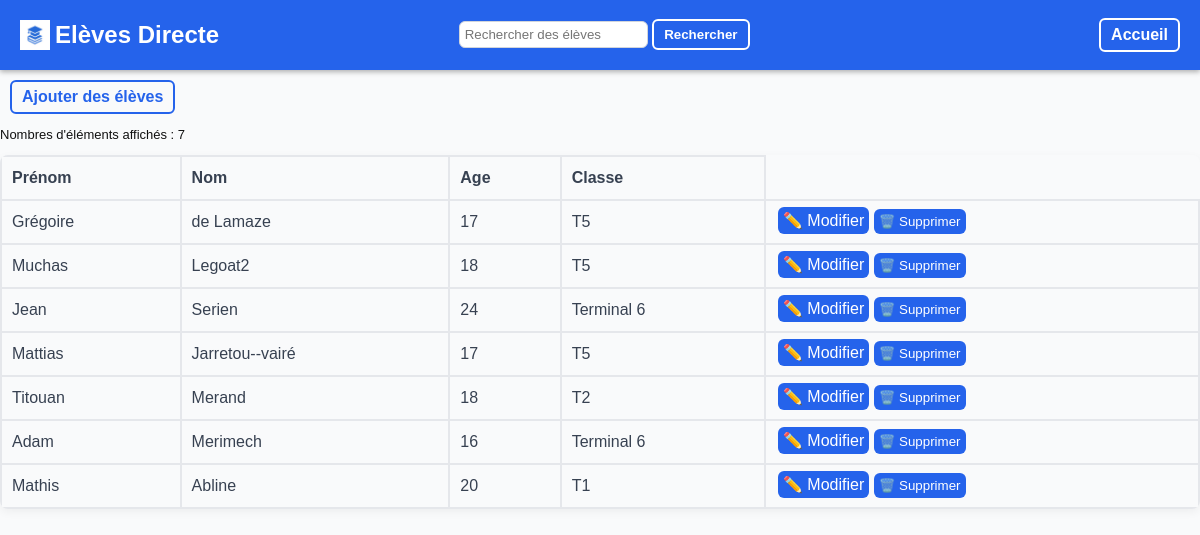
/eleve/liste, run on the app's committed database.
### tables this page shows
CREATE TABLE Eleve (
    Id INTEGER PRIMARY KEY AUTOINCREMENT,
    Prenom TEXT NOT NULL,
    Nom TEXT NOT NULL,
    Date_de_Naissance DATE NOT NULL,
    Id_Classe INTEGER,
    FOREIGN KEY (Id_Classe)
        REFERENCES Classe(Id)
        ON DELETE CASCADE
        ON UPDATE CASCADE
    );

CREATE TABLE Classe (
    Id INTEGER PRIMARY KEY AUTOINCREMENT,
    Nom TEXT NOT NULL,
    Nom_Lycee TEXT NOT NULL,
    Id_Professeur INTEGER NOT NULL, 
    FOREIGN KEY (Id_Professeur)
        REFERENCES Professeur(Id)
        ON DELETE CASCADE
        ON UPDATE CASCADE
    );

### Backend.py (the view, shortened to what this page needs)
@app.route('/eleve/liste', methods=["POST","GET"])
def liste_eleve():
    colonnes=[]
    for i in range(len(colonnes_eleve)):
        colonnes.append(colonnes_eleve[i].copy())
    colonnes[2]["titre"]="Age"
    colonnes=tuple(colonnes)
    if request.method=="POST":
        if request.form.get("type")=="supprimer":
            id=request.form["id"]
            edit_sql("DELETE FROM Eleve WHERE Id = ?", (str(id),))
    return render_template('liste.html', valeurs=remplacer_elements("Eleve", execute_sql("SELECT * FROM Eleve")), colonnes=colonnes, infos= {"element" : "des élèves","URL_ajout": "/eleve/ajout", "titre": "Ajouter des élèves", "ajout_boutton": "Ajouter des élèves","URL_update": "/eleve/update" })

### Backend.py (called while the page is built, shortened)
def execute_sql(commande, argument=()):
    conn = sqlite3.connect(DB_NAME)
    c = conn.cursor()
    c.execute(commande, argument)
    valeurs = c.fetchall()
    conn.commit()
    conn.close()
    return valeurs

def convert_en_dico(donnes):
    dico={}
    for i in donnes:
        dico[i[0]]=i
    return dico

def calculer_age(date_de_naissance_):
    date_de_naissance=datetime.strptime(date_de_naissance_, "%Y-%m-%d").date()
    aujourd_hui = datetime.now().date()
    annees = aujourd_hui.year - date_de_naissance.year
    if (aujourd_hui.month, aujourd_hui.day) < (date_de_naissance.month, date_de_naissance.day):
        annees -= 1
    return annees

def remplacer_elements(element, donnes):
    for i in donnes:
        d=donnes.pop(0)
        donnes.append(list(d))
    if element=="Matiere" or element=="Classe":
        profs=convert_en_dico(execute_sql("SELECT * FROM Professeur"))
        for i in donnes:
            i[3]=profs[i[3]][1]+" "+profs[i[3]][2]
    if element=="Eleve":
        classes=convert_en_dico(execute_sql("SELECT * FROM Classe"))
        for i in donnes:
            i[4]=classes[i[4]][1]
            i[3]=calculer_age(i[3])
    for i in donnes:
        d=donnes.pop(0)
        donnes.append(tuple(d))
    return donnes

### templates/liste.html (shortened to what this page needs)
<!DOCTYPE html>
<html lang="fr">
<head>
    <link rel="stylesheet" href="../static/styles.css">
</head>
<body>
    {% include "composants/topbar.html" %}
   <a class="back_button" href='{{infos["URL_ajout"]}}'>{{infos["ajout_boutton"]}}</a>
        <div class="haut_tableau">
            <p id="compteur_text" class="compteur">Nombres d'éléments affichés : <span id="compteur"></span></p>
        </div>
    <table>
        <tr>
        {% for c in colonnes %}
            <th>{{ c["titre"] }}</th>
        {% endfor %}
        </tr>
        {% for v in valeurs %}
        <tr>
            {% for c in colonnes %}
            <td>{{v[c["order"]]}}</td>
            {% endfor %}
            <td class="button_case">
                <form class="actions-buttons-form" method="POST">
                    <a href="{{ infos['URL_update']}}?id={{ v[0] }}">✏️ Modifier</a>
                    <button type="submit">🗑️ Supprimer</button>
                </form>
            </td>
        </tr>
        {% endfor %}
    </table>
</body>
</html>

### static/styles.css (style rules this page uses)
body { font-family: Arial, sans-serif; background-color: #f9fafb; color: #2563eb; margin: 0; }
table { width : 100%; box-shadow: 0 3px 10px rgba(0,0,0,0.05); border-collapse: collapse; border-radius: 8px; overflow: hidden; }
th, td { border: 2px solid #e5e7eb; overflow: hidden; text-align: left; color: #374151; padding: 12px 10px; }
.button_case { padding: 1px; gap: 10px; align-items: center; width:min-content; }
.button_case button { background-color: #2563eb; color : white; border: none; padding: 5px; border-radius: 6px; cursor: pointer; }
.button_case a { background-color: #2563eb; color : white; border: none; padding: 5px; border-radius: 6px; cursor: pointer; text-decoration: none; }
.back_button { display: inline-block; border: 2px solid #2563eb; border-radius: 6px; padding: 6px 10px; text-decoration: none; font-weight: bold; color: #2563eb; cursor: pointer; margin-top: 10px; margin-left: 10px; }
.actions-buttons-form { padding: 1px; gap: 10px; align-items: center; margin-left: 10px; }
.compteur { color: #111; font-size: small; }
.haut_tableau { display: flex; align-items: center; margin: 0; }

### data on the page
Eleve: Prenom "Grégoire" "de Lamaze"
Classe: Nom "T5" "T5" "T5"
Eleve: Prenom "Muchas" "Legoat2"
Eleve: Prenom "Jean" "Serien"
Classe: Nom "Terminal 6" "Terminal 6"
Eleve: Prenom "Mattias" "Jarretou--vairé"
Eleve: Prenom "Titouan" "Merand"
Classe: Nom "T2"
Eleve: Prenom "Adam" "Merimech"
Eleve: Prenom "Mathis" "Abline"
Classe: Nom "T1"

### other printed values
{{ infos["ajout_boutton"] }} "Ajouter des élèves"
{{ c["titre"] }} "Prénom" "Nom" "Age" "Classe"
{{ v[c["order"]] }} "17" "18" "24" "17" "18" "16" "20"
